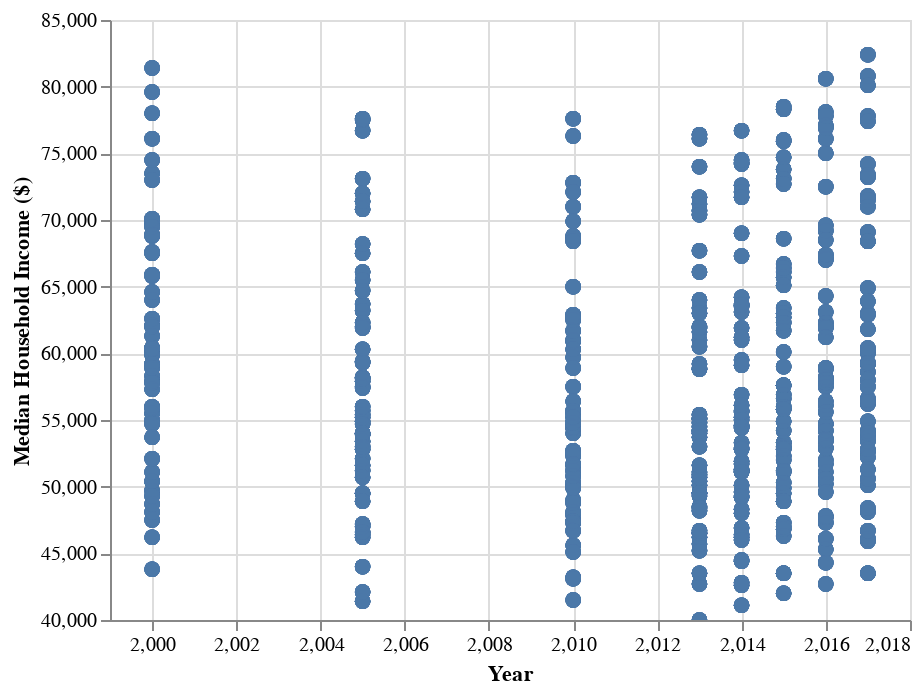

Notebook code cell kept with this figure:
### Code cell
# Scatteplot income over years
alt.Chart(df_joined).mark_circle(size=60).encode(
    x=alt.X('year', 
            title='Year',
            scale=alt.Scale(domain = (1999,2018))
            ),
    y=alt.Y('median_household_income', 
            title='Median Household Income ($)',
            scale=alt.Scale(zero=False)
            ),
    tooltip=['year', 'median_household_income']
).interactive()

### Figure 1 — Vega-Lite specification as saved in the notebook (floating-point values rounded to 4 significant figures; data arrays with more than 128 entries replaced by an {"elided": "..."} marker saying what was removed)
{"config": {"view": {"continuousWidth": 400, "continuousHeight": 300}}, "data": {"name": "data-b03cbb463cff47723941dd0e9da48ab9"}, "mark": {"type": "circle", "size": 60}, "encoding": {"tooltip": [{"field": "year", "type": "quantitative"}, {"field": "median_household_income", "type": "quantitative"}], "x": {"field": "year", "scale": {"domain": [1999, 2018]}, "title": "Year", "type": "quantitative"}, "y": {"field": "median_household_income", "scale": {"zero": false}, "title": "Median Household Income ($)", "type": "quantitative"}}, "selection": {"selector001": {"type": "interval", "bind": "scales", "encodings": ["x", "y"]}}, "$schema": "https://vega.github.io/schema/vega-lite/v4.17.0.json", "datasets": {"data-b03cbb463cff47723941dd0e9da48ab9": {"elided": "10868 records"}}}
